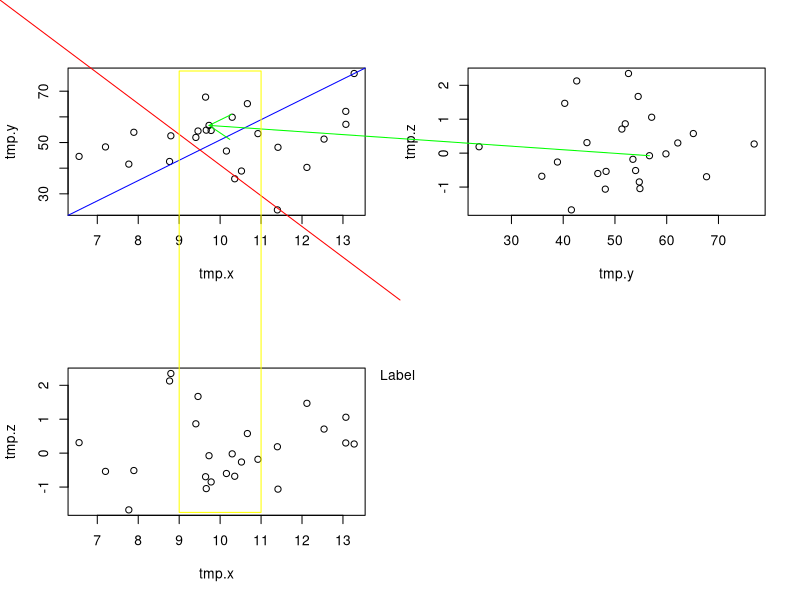
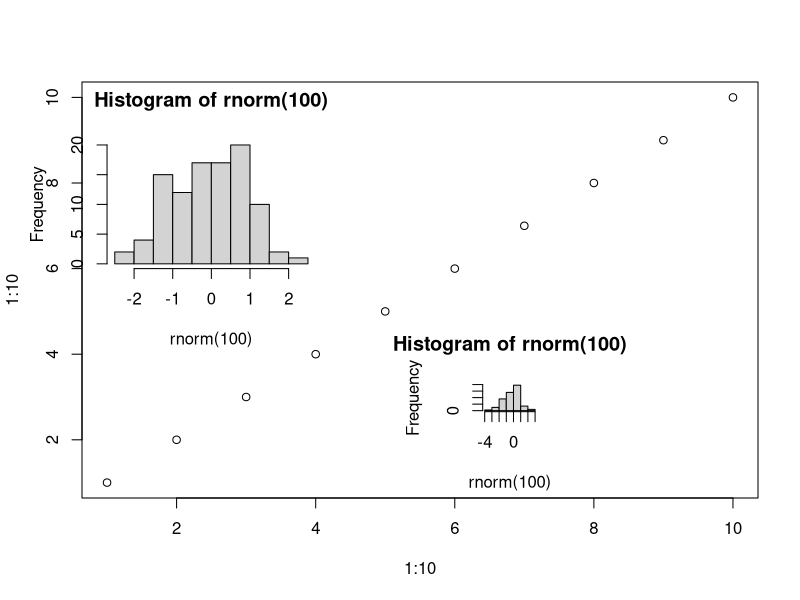

Write the R code that produced these figures, in order.
library(TeachingDemos)


### Name: cnvrt.coords
### Title: Convert between the 5 different coordinate sytems on a graphical
###   device
### Aliases: cnvrt.coords
### Keywords: dplot aplot

### ** Examples


old.par <- par(no.readonly=TRUE)

par(mfrow=c(2,2),xpd=NA)

# generate some sample data
tmp.x <- rnorm(25, 10, 2)
tmp.y <- rnorm(25, 50, 10)
tmp.z <- rnorm(25, 0, 1)

plot( tmp.x, tmp.y)

# draw a diagonal line across the plot area
tmp1 <- cnvrt.coords( c(0,1), c(0,1), input='plt' )
lines(tmp1$usr, col='blue')

# draw a diagonal line accross figure region
tmp2 <- cnvrt.coords( c(0,1), c(1,0), input='fig')
lines(tmp2$usr, col='red')

# save coordinate of point 1 and y value near top of plot for future plots
tmp.point1 <- cnvrt.coords(tmp.x[1], tmp.y[1])
tmp.range1 <- cnvrt.coords(NA, 0.98, input='plt')

# make a second plot and draw a line linking point 1 in each plot
plot(tmp.y, tmp.z)

tmp.point2 <- cnvrt.coords( tmp.point1$dev, input='dev' )
arrows( tmp.y[1], tmp.z[1], tmp.point2$usr$x, tmp.point2$usr$y,
 col='green')

# draw another plot and add rectangle showing same range in 2 plots

plot(tmp.x, tmp.z)
tmp.range2 <- cnvrt.coords(NA, 0.02, input='plt')
tmp.range3 <- cnvrt.coords(NA, tmp.range1$dev$y, input='dev')
rect( 9, tmp.range2$usr$y, 11, tmp.range3$usr$y, border='yellow')

# put a label just to the right of the plot and
#  near the top of the figure region.
text( cnvrt.coords(1.05, NA, input='plt')$usr$x,
	cnvrt.coords(NA, 0.75, input='fig')$usr$y,
	"Label", adj=0)

par(mfrow=c(1,1))

## create a subplot within another plot (see also subplot)

plot(1:10, 1:10)

tmp <- cnvrt.coords( c( 1, 4, 6, 9), c(6, 9, 1, 4) )

par(plt = c(tmp$dev$x[1:2], tmp$dev$y[1:2]), new=TRUE)
hist(rnorm(100))

par(fig = c(tmp$dev$x[3:4], tmp$dev$y[3:4]), new=TRUE)
hist(rnorm(100))

par(old.par)
